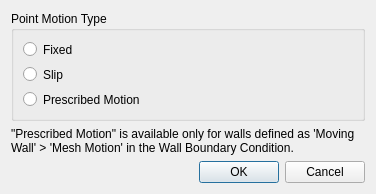
<?xml version="1.0" encoding="UTF-8"?>
<ui version="4.0">
 <class>PointMotionTypeDialog</class>
 <widget class="QDialog" name="PointMotionTypeDialog">
  <property name="geometry">
   <rect>
    <x>0</x>
    <y>0</y>
    <width>376</width>
    <height>194</height>
   </rect>
  </property>
  <property name="windowTitle">
   <string>Point Motion Type</string>
  </property>
  <layout class="QVBoxLayout" name="verticalLayout">
   <item>
    <widget class="QGroupBox" name="groupBox">
     <property name="title">
      <string>Point Motion Type</string>
     </property>
     <layout class="QVBoxLayout" name="verticalLayout_2">
      <item>
       <widget class="QRadioButton" name="fixedRadio">
        <property name="text">
         <string>Fixed</string>
        </property>
       </widget>
      </item>
      <item>
       <widget class="QRadioButton" name="slipRadio">
        <property name="text">
         <string>Slip</string>
        </property>
       </widget>
      </item>
      <item>
       <widget class="QRadioButton" name="prescribedMotionRadio">
        <property name="text">
         <string>Prescribed Motion</string>
        </property>
       </widget>
      </item>
     </layout>
    </widget>
   </item>
   <item>
    <widget class="QLabel" name="label">
     <property name="text">
      <string>&quot;Prescribed Motion&quot; is available only for walls defined as 'Moving Wall' &gt; 'Mesh Motion' in the Wall Boundary Condition.</string>
     </property>
     <property name="wordWrap">
      <bool>true</bool>
     </property>
    </widget>
   </item>
   <item>
    <widget class="QDialogButtonBox" name="buttonBox">
     <property name="standardButtons">
      <set>QDialogButtonBox::StandardButton::Cancel|QDialogButtonBox::StandardButton::Ok</set>
     </property>
    </widget>
   </item>
  </layout>
 </widget>
 <resources/>
 <connections/>
</ui>
